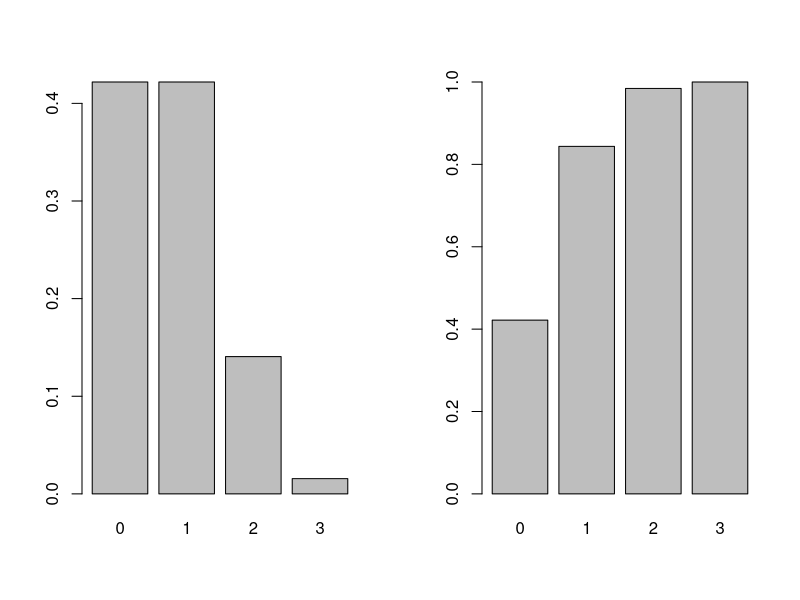

The R source for this figure:
#1 sample versus population
#2 discrete and continuous random variable
#2.1 discrete variable
#2.2 continuous variable
#3 discrete distributions
#3.2 binomial distribution
#example Y~B(n=3, p=0.25)
k<-0:3
densbin<-dbinom(k, 3, 0.25) #d means density
names(densbin)<-k
densbin
#compute comulative density
cumdens<-pbinom(k, 3, 0.25) #p means probability
names(cumdens)<-k
cumdens
#visualize 
par(mfrow=c(1,2))
barplot(densbin)
barplot(cumdens)
#3.3 poisson distribution
dpois(17, lambda = 12)
#the probability of having 17 cars crossing the bridge in a particular minute is 3.83%
cumprob<-ppois(16, lambda=12)
1-cumprob
#the probablity of having 17 cars or more crossing the bridge in a particular minute is 10.12%
#4 continuous distribution
#4.1 normal distribution
#µ=1.9, sigma=0.5
pnorm(1.4, 1.9, 0.5) #p[Y<=1.4]= 0.1586
1-pnorm(1.4, 1.9, 0.5)
pnorm(2.4, 1.9, 0.5)-pnorm(1.4, 1.9, 0.5)
#standard normal distribution
pnorm(1, mean=0, sd=1)-pnorm(-1, mean=0, sd=1)
#4.2 T distribution
pt(2, df=10)-pt(-2, 10) #pt percentage point
#F distribution
#equality of two variances
1-pf(2, 32, 9)
1-pf(2, 32, 9)
#4.4 the chi square distribution
#p(Y<=8)0, with 5 df
pchisq(8,5)





































